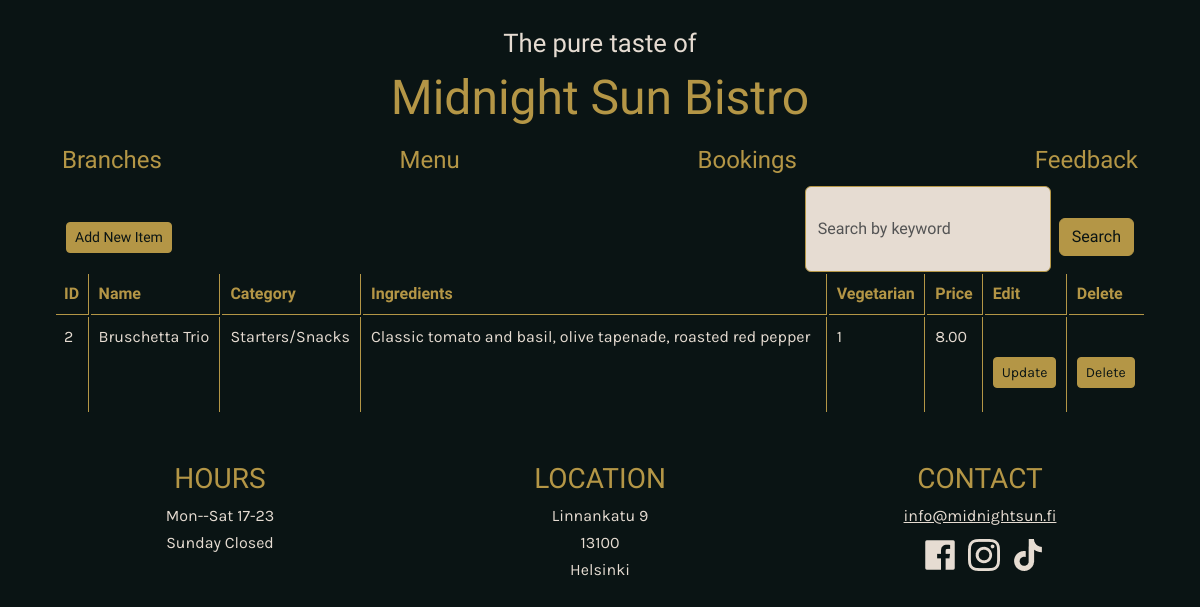
Screenshot of /menu_admin_read.php?keyword=Bruschetta Trio with the database file from the repository.
### tables this page shows
CREATE TABLE IF NOT EXISTS `xingxing_menuItems` (
    `item_id` INT NOT NULL AUTO_INCREMENT , 
    `item_name` VARCHAR(100) NOT NULL , 
    `category` VARCHAR(50) NOT NULL , 
    `ingredients` TEXT NULL , 
    `vegetarian` BOOLEAN NULL , 
    `price` DECIMAL(8, 2) NOT NULL , 
    PRIMARY KEY (`item_id`));

### menu_admin_read.php (the view, shortened to what this page needs)
<?php
include_once 'layout/header.php';
require_once 'db_wxx.php';
$sql = "SELECT * FROM xingxing_menuItems";
?>
<div class="container">
    <nav class="navbar" id="menu manage">
        <div class="container-fluid">
            <button type="button" class="btn btn-secondary btn-sm" data-bs-toggle="modal" data-bs-target="#addItemModal">Add New Item</button>
            <form method="get" action="<?php echo htmlspecialchars($_SERVER["PHP_SELF"]); ?>" class="d-flex" role="search">
                <input class="form-control me-2" type="search" placeholder="Search by keyword" name="keyword" aria-label="Search">
                <button class="btn btn-outline-success" type="submit">Search</button>
            </form>
        </div>
    </nav>
<?php
if (isset($_GET['keyword'])) {
    $keyword = $_GET['keyword'];
    $sql = "SELECT * FROM xingxing_menuItems WHERE item_name LIKE '%$keyword%' OR category LIKE '%$keyword%' OR ingredients LIKE '%$keyword%'";
} else {
    $sql = "SELECT * FROM xingxing_menuItems";
}
$result = $conn->query($sql);
?>
    <table class="table table-responsive" id="admin-menu-table">
        <tr>
            <th>ID</th>
            <th>Name</th>
            <th>Category</th>
            <th>Ingredients</th>
            <th>Vegetarian</th>
            <th>Price</th>
            <th>Edit</th>
            <th>Delete</th>
        </tr>
        <?php
        if($result->num_rows > 0) {
            while($row = $result->fetch_assoc()){
        ?>
                <tr>
                    <td><?php echo $row["item_id"]; ?></td>
                    <td><?php echo $row["item_name"]; ?></td>
                    <td><?php echo $row["category"]; ?></td>
                    <td><?php echo $row["ingredients"]; ?></td>
                    <td><?php echo $row["vegetarian"]; ?></td>
                    <td><?php echo $row["price"]; ?></td>
                    <td><a href="menu_functions.php?item_id=<?php echo $row['item_id']; ?>" class="btn btn-secondary btn-sm" role="button">Update</a></td>
                    <td><a href="menu_functions.php?delete_item_id=<?php echo $row['item_id']; ?>" class="btn btn-outline-secondary btn-sm" role="button">Delete</a></td>
                </tr>
        <?php
            }
        } else {
            echo "No results";
        }
        ?>
    </table>
</div>
<?php include 'layout/footer.php' ?>

### layout/css/site.css (style rules this page uses)
body { background-color: #0A1414; font-family: 'Karla', sans-serif; font-size: 1rem; color: #E6DCD2; padding-top: 1.5rem; padding-bottom: 1.5rem; }
h1, h2, h3, h4, h5, h6, tr, th { font-family: 'Markazi Text', serif !important; color: #B49646 !important; }
td { font-family: 'Karla', sans-serif !important; color: #E6DCD2 !important; }
th, td { background-color: #0A1414 !important; }
nav { padding: 0 !important; font-family: 'Markazi Text', serif; }
.btn { background-color: #B49646; border-color: #B49646; color: #0A1414 !important; margin-top: 2rem; margin-bottom: 1rem; }
.form-control { background: #E6DCD2; border-color: #B49646; }
.table { border-collapse: separate; }
.table th, .table td { border-right: 1px solid #B49646; }
.table th:first-child, .table td:first-child { border-left: none; }
.table tr { border-bottom: 1px solid #B49646; }
.table th:last-child, .table td:last-child { border-right: none; }
.table tr:last-child td { border-bottom: none; }

### rows the page displays
xingxing_menuitems: item_id "2", item_name "Bruschetta Trio", category "Starters/Snacks", ingredients "Classic tomato and basil, olive tapenade, roasted red pepper", vegetarian "1", price "8.00"

### other values shown
$link["name"] "Branches"
$link["name"] "Menu"
$link["name"] "Bookings"
$link["name"] "Feedback"
